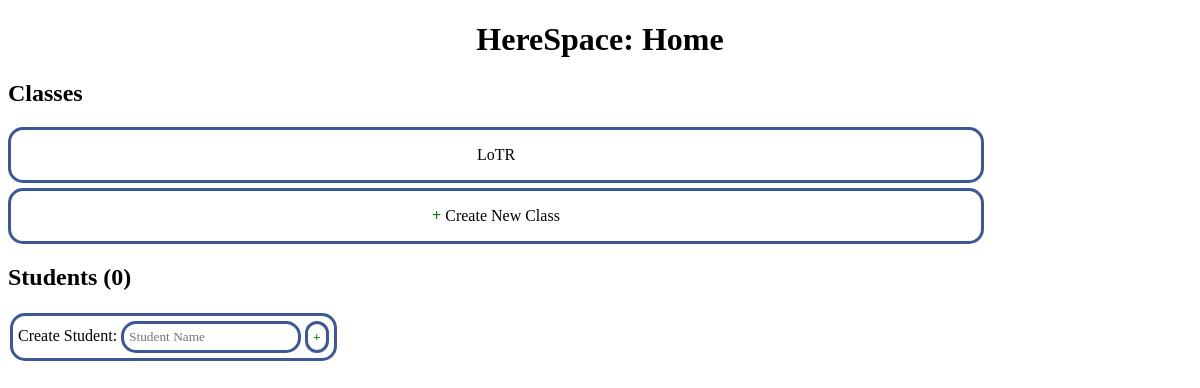
Page /home (signed in) on the earlier database version.
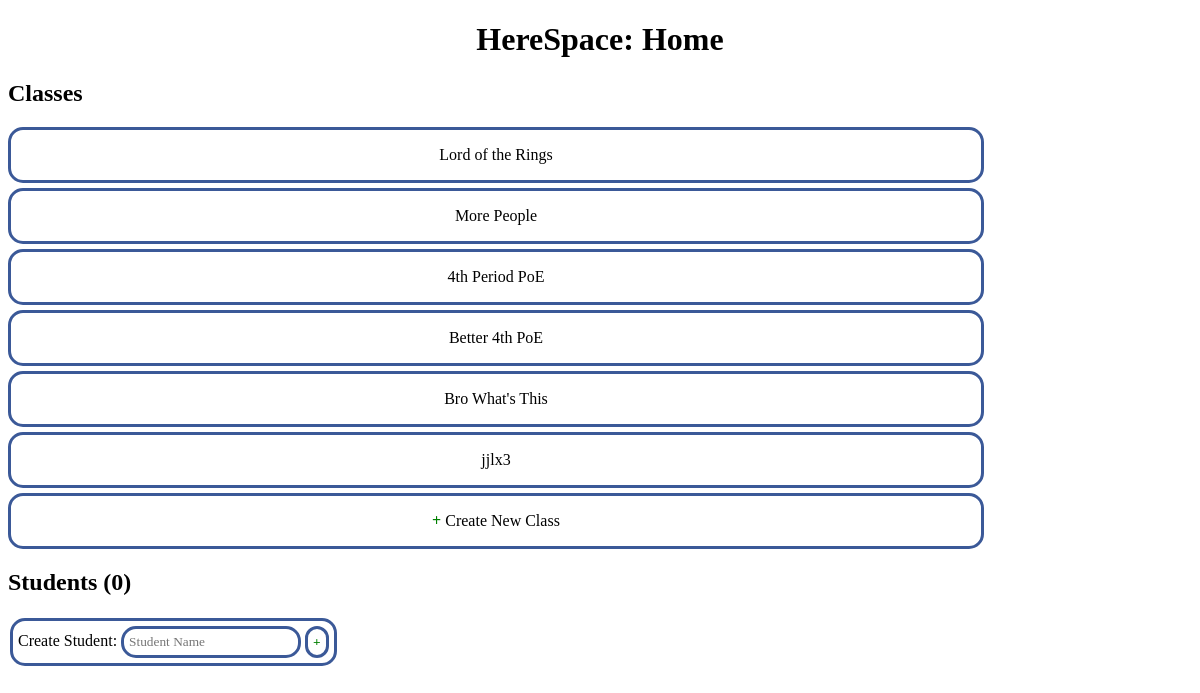
Same page on the later database version.
### tables this page shows
CREATE TABLE klasses
(
    klass_id INTEGER PRIMARY KEY,                        -- Each klass has a unique id.
    user_id REFERENCES users(user_id) ON DELETE CASCADE, -- The klass owner (teacher)'s id.
    klass_name TEXT                                      -- The title of the class (like "3rd period Engineering").
);

### home_route.py (the view)
@app.route("/home")
@login_required
def home():
    klasses = database_storage.fetchKlassesByUserId(current_user.get_id())
    return render_template("home.html", klasses = klasses)

### app.py (called while the page is built)
@login_manager.user_loader
def load_user(user_id):
    print("Loading user...")
    return database_storage.loadUser(user_id)

### storage/databasestorage.py (called while the page is built)
    def loadUser(self, user_id):
        user_id = int(user_id)
        self.conn_lock.acquire()
        users = self.cursor.execute("SELECT user_id, username, password_hashed_and_salted, email, user_type, student_id FROM users WHERE user_id = ?", (user_id,))
        user = users.fetchone()
        self.conn_lock.release()
        if user is None:
            return None
        return User(user_id, user[USERS_TABLE_USERNAME_COLUMN], user[USERS_TABLE_PASSWORD_HASHED_AND_SALTED_COLUMN], user[USERS_TABLE_EMAIL_COLUMN], user[USERS_TABLE_USER_TYPE_COLUMN], user[USERS_TABLE_STUDENT_ID_COLUMN], is_authenticated = True, is_active = True, is_anonymous = False)

    def fetchKlassesByUserId(self, user_id):
        user_id = int(user_id)
        self.conn_lock.acquire()
        klasses_raw = self.cursor.execute("SELECT klass_id, user_id, klass_name FROM klasses WHERE user_id = ?", (user_id,))
        klasses = []
        for klass_raw in klasses_raw:
            klasses.append(Klass(klass_raw[KLASSES_TABLE_KLASS_ID_COLUMN], klass_raw[KLASSES_TABLE_USER_ID_COLUMN], klass_raw[KLASSES_TABLE_KLASS_NAME_COLUMN]))
        self.conn_lock.release()
        return klasses

### storage/user.py (called while the page is built)
    def get_id(self):
        return str(self.user_id)

### templates/home.html (shortened to what this page needs)
<!DOCTYPE html>
<html>
    <head>
        <link rel="stylesheet" type="text/css" href="/static/stylesheets/global.css">
        <link rel="stylesheet" type="text/css" href="/static/stylesheets/home.css">
    </head>
    <body>
        <h1>
            HereSpace: Home
        </h1>
        <h2>
            Classes
        </h2>
        {% for klass in klasses %}
            <a class="buttonlike klass_entry" href="/klass?klass_id={{ klass.klass_id }}">{{ klass.klass_name }}</a>
        {% endfor %}
        {% raw %}
        <a class="buttonlike klass_entry" href="/create_klass">
            <b class="add_plus">+</b> Create New Class
        </a>
        <div id="vue_div">
            <h2>
            </h2>
            <table>
                <tr>
                    <td class="decorated">
                        Create Student: <input type="text" v-model="student_to_create_name" v-on:keyup.enter="createStudentOnClick" placeholder="Student Name" />
                        <button v-on:click="createStudentOnClick" id="create_student_button">
                            <b class="add_plus">+</b>
                        </button>
                    </td>
                </tr>
            </table>
        </div>
        {% endraw %}
    </body>
</html>

### static/stylesheets/global.css (style rules this page uses)
* { font-family: Verdana; }
h1 { text-align: center; }
.buttonlike { display: block; }
.buttonlike, .decorated, button, input, textarea { border: 3px solid #3b5998; border-radius: 15px; padding: 5px 5px 5px 5px; }
input, textarea { transition: border-color 0.5s, background-color 0.5s; }
.buttonlike, button, input[type=submit] { background-color: white; color: black; transition: background-color 0.5s, color 0.5s; }
.add_plus { color: green; }

### static/stylesheets/home.css (style rules this page uses)
.klass_entry { display: block; height: 5vh; width: 80vw; text-align: center; text-decoration: none; vertical-align: middle; line-height: 5vh; margin-bottom: 5px; }
#create_student_button { color: red; }

Differences in the rows shown:
removed klasses: klass_name "LoTR"
added klasses: klass_name "Lord of the Rings"
added klasses: klass_name "More People"
added klasses: klass_name "4th Period PoE"
added klasses: klass_name "Better 4th PoE"
added klasses: klass_name "Bro What's This"
added klasses: klass_name "jjlx3"
